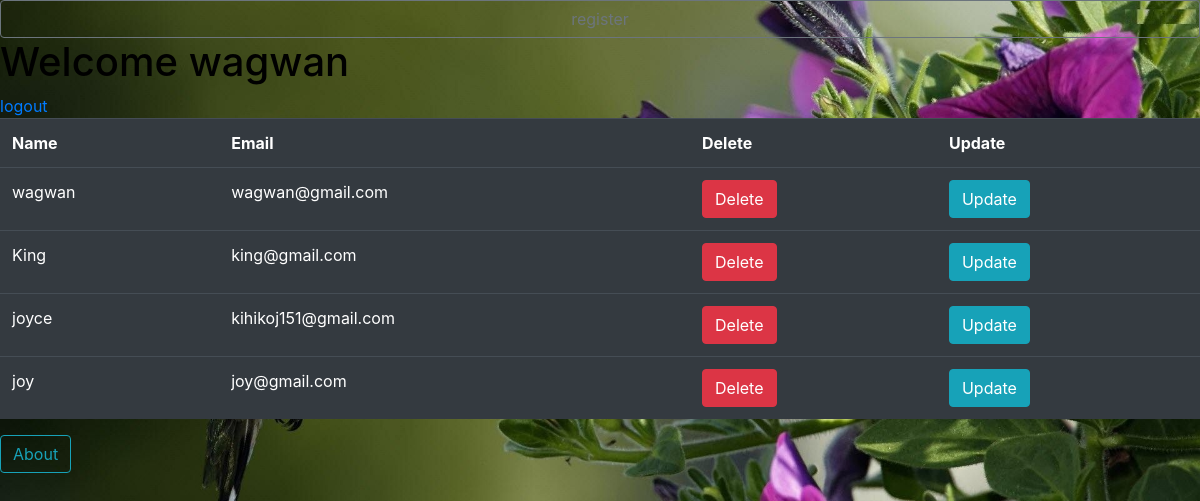
The app's page /dashboard (signed in) with its own data.
### database.py (models this page shows)
class Users(Model):
    name = CharField()
    email = CharField(unique=True)
    password = CharField()
    class Meta:
        database = db

### app.py (the view)
@app.route('/dashboard')
def dashboard():
    if not session.get("logged_in"):
        return redirect(url_for("login"))
    users = Users.select()
    return render_template("dashboard.html", users=users)

### templates/dashboard.html (shortened to what this page needs)
<!DOCTYPE html>
<html lang="en">
<head>
    <link rel="stylesheet" href="../static/bootstrap/css/bootstrap.css">
</head>
<body>
<a class="btn btn-outline-secondary btn-block" href="/">register</a>
<h1>Welcome {{ session["name"] }}</h1>
<a href="/logout">logout</a>
<table class="table table-hover table-dark">
    <tr>
        <th>Name</th>
        <th>Email</th>
        <th>Delete</th>
        <th>Update</th>
    </tr>
    {% for user in users %}
       <tr>
        <td>{{ user.name }}</td>
        <td>{{ user.email }}</td>
        <td><a class="btn btn-danger" href="/delete/{{user.id}}">Delete</a></td>
        <td><a class="btn btn-info" href="/update/{{ user.id }}">Update</a></td>
       </tr>
    {% endfor %}
</table>
<a href="/about" class="btn btn-outline-info">About</a>
</body>
</html>

### templates/dashboard.html (style rules this page uses)
body { background-color: cyan; background-image: url("../static/assets/newupdate.jpg"); background-repeat: no-repeat; background-size: cover; }
h1 { color: black; }

### records on screen
Users: name "wagwan", email "wagwan@gmail.com"
Users: name "King", email "king@gmail.com"
Users: name "joyce", email "kihikoj151@gmail.com"
Users: name "joy", email "joy@gmail.com"
